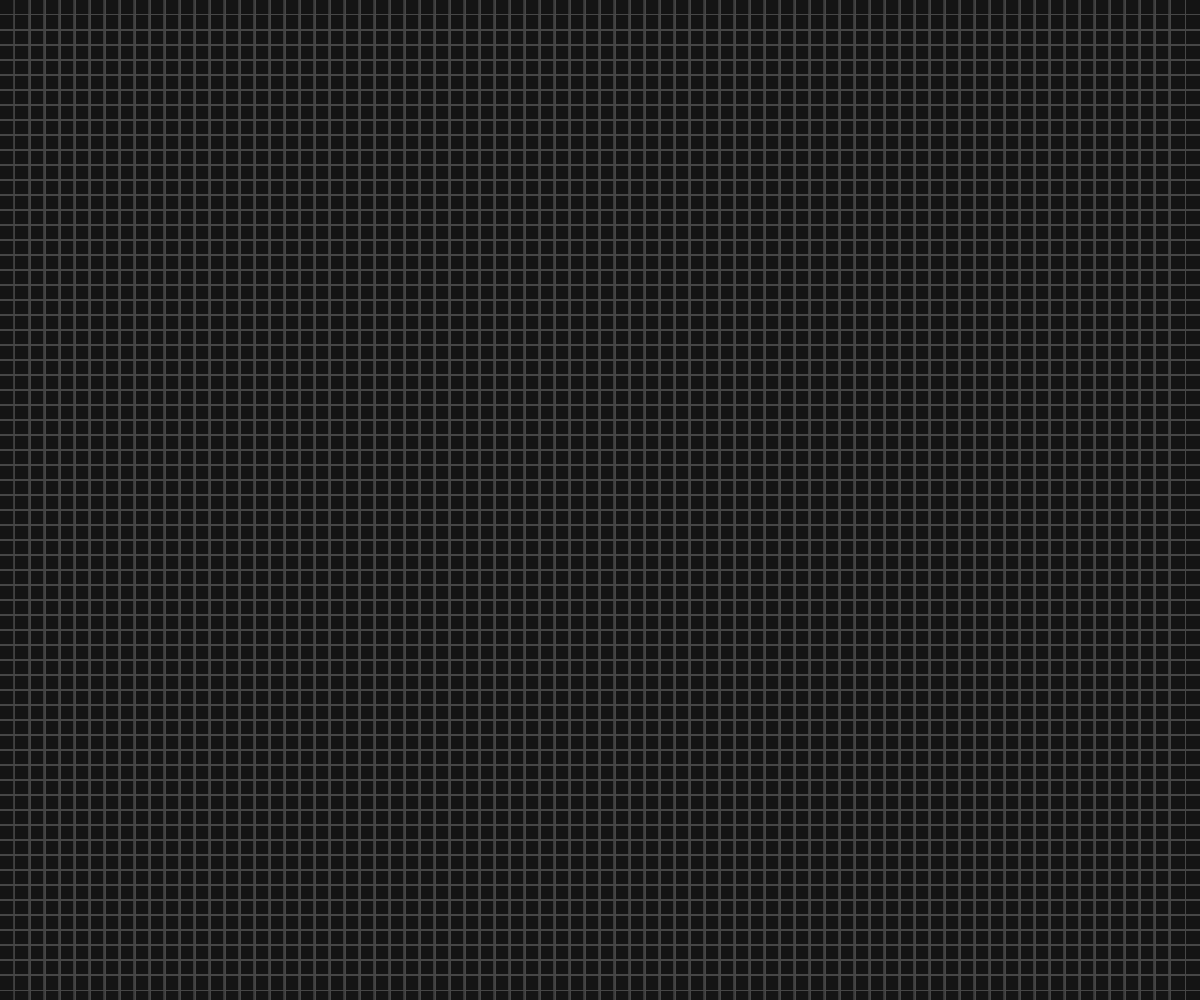
Frame 1 (no input)
Frame 60 (no input): identical to frame 1, image omitted
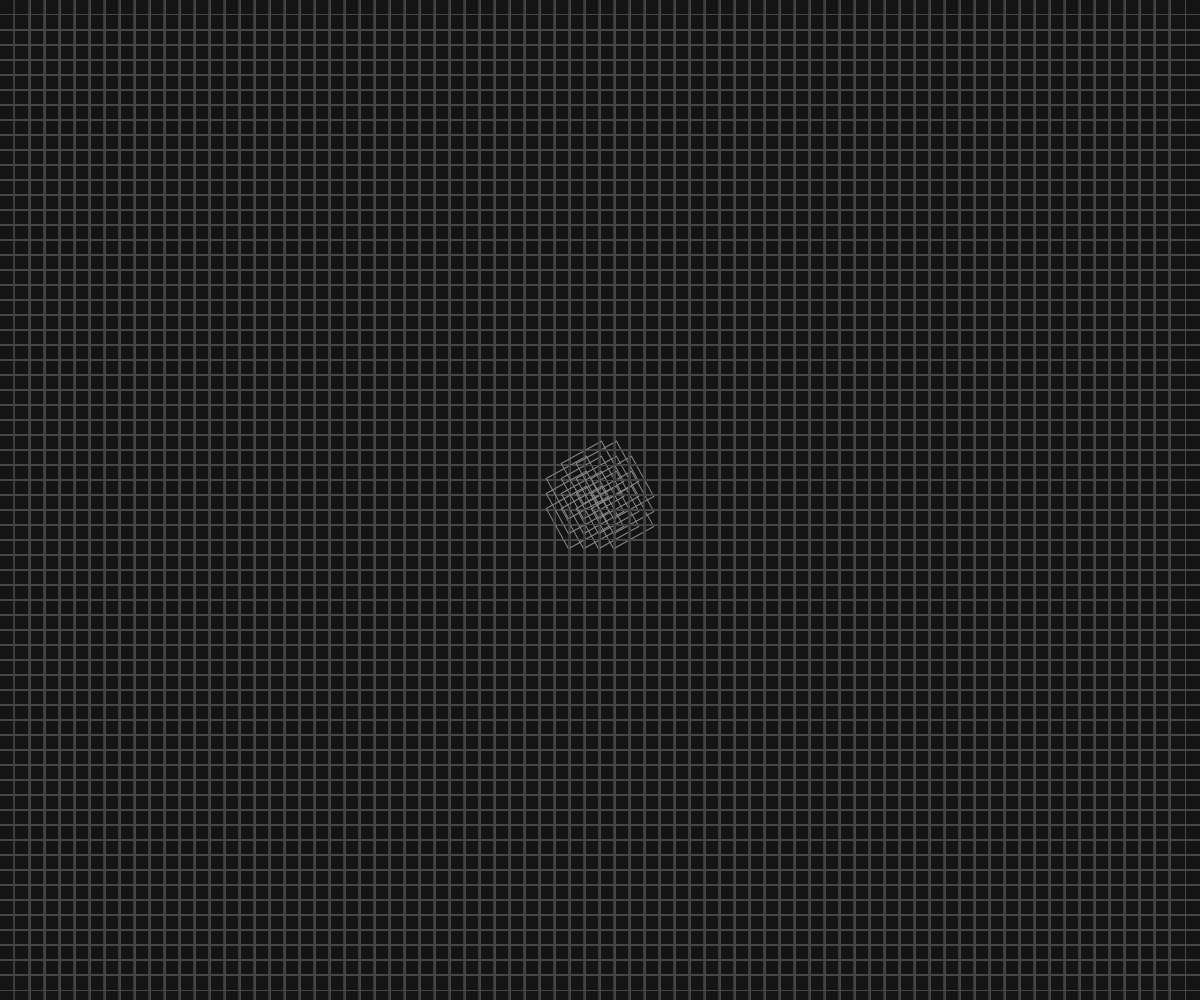
Frame 120 (the mouse pressed at the canvas centre since frame 60)

The p5.js sketch that drew these frames (run headless with seeded random() and noise() and a simulated clock; from frame 60 on, the mouse is pressed at the canvas centre):

// p5.js sketch
// ── sketch.js
let blocks = [];
let cols;
let rows;
let size = 15;

function setup() {
  createCanvas(windowWidth, windowHeight);
  rectMode(CENTER);
  angleMode(DEGREES);
  const half = size / 2;
  cols = width / size;
  rows = height / size;

  for (let index = 0; index < cols; index++) {
    blocks[index] = [];
    for (let rowIndex = 0; rowIndex < rows; rowIndex++) {
      blocks[index][rowIndex] = new Block(
        half + index * size,
        half + rowIndex * size
      );
    }
  }
}

function draw() {
  background(20);
  for (let index = 0; index < cols; index++) {
    for (let rowIndex = 0; rowIndex < rows; rowIndex++) {
      blocks[index][rowIndex].move();
      blocks[index][rowIndex].display();
    }
  }
}

// ── block.js
class Block {
  constructor(x, y) {
    this.x = x;
    this.y = y;
    this.angle = 0;
    this.half = 30;
    this.colour = 70;
    this.offset = 4;
  }

  display() {
    // Use translate to set the new origin point for the rectangle
    stroke(this.colour);
    noFill();
    push();
    translate(this.x, this.y);
    rotate(this.angle);
    rect(0, 0, 50 - this.offset, 50 - this.offset);
    pop();
  }

  move() {
    // If the mouse is moving, check distance between mouse location and center of square.
    let distance;
    if (pmouseX - mouseX != 0 || pmouseY - mouseY != 0) {
      // rotate when mouse is on the center of the rectangle.
      distance = dist(mouseX, mouseY, this.x, this.y);
      if (distance < this.half) {
        this.angle += 1;
        this.colour = 255;
      }
    }
    // If squares are already rotating, keep rotating until angle = 90
    if (this.angle > 0 && this.angle < 90){
      this.angle += 1;
      this.colour -= 2;
    }
    else {
      this.angle = 0;
      this.colour = 70;
    }
  }
}
